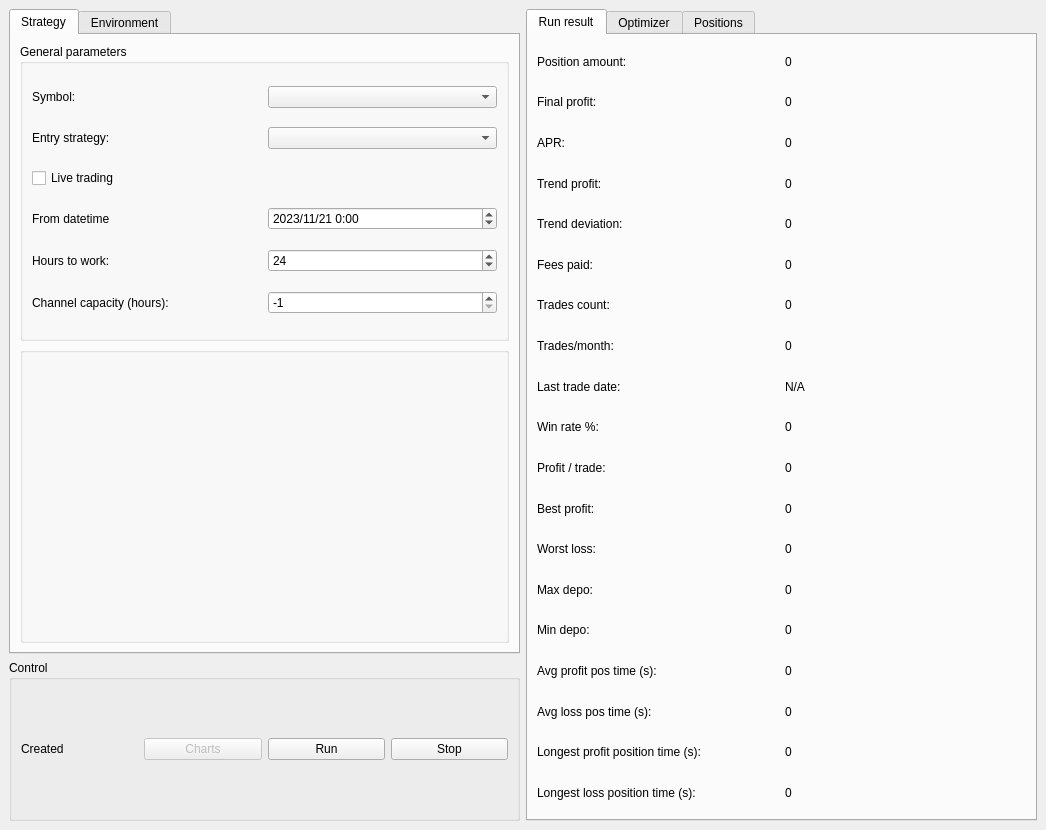
<?xml version="1.0" encoding="UTF-8"?>
<ui version="4.0">
 <class>MainWindow</class>
 <widget class="QMainWindow" name="MainWindow">
  <property name="geometry">
   <rect>
    <x>0</x>
    <y>0</y>
    <width>1046</width>
    <height>830</height>
   </rect>
  </property>
  <property name="sizePolicy">
   <sizepolicy hsizetype="Preferred" vsizetype="Preferred">
    <horstretch>0</horstretch>
    <verstretch>0</verstretch>
   </sizepolicy>
  </property>
  <property name="windowTitle">
   <string>MainWindow</string>
  </property>
  <widget class="QWidget" name="centralwidget">
   <layout class="QHBoxLayout" name="horizontalLayout" stretch="1,1">
    <item>
     <layout class="QVBoxLayout" name="verticalLayout" stretch="4,1">
      <item>
       <widget class="QTabWidget" name="tw_left">
        <property name="currentIndex">
         <number>0</number>
        </property>
        <widget class="QWidget" name="tab_strategy">
         <attribute name="title">
          <string>Strategy</string>
         </attribute>
         <layout class="QVBoxLayout" name="verticalLayout_4">
          <item>
           <widget class="QGroupBox" name="groupBox_3">
            <property name="title">
             <string>General parameters</string>
            </property>
            <property name="checkable">
             <bool>false</bool>
            </property>
            <layout class="QVBoxLayout" name="verticalLayout_3">
             <item>
              <layout class="QHBoxLayout" name="horizontalLayout_2">
               <item>
                <widget class="QLabel" name="label">
                 <property name="text">
                  <string>Symbol:</string>
                 </property>
                </widget>
               </item>
               <item>
                <widget class="QComboBox" name="cb_symbol">
                 <property name="editable">
                  <bool>false</bool>
                 </property>
                </widget>
               </item>
              </layout>
             </item>
             <item>
              <layout class="QHBoxLayout" name="horizontalLayout_5">
               <item>
                <widget class="QLabel" name="label_4">
                 <property name="text">
                  <string>Entry strategy:</string>
                 </property>
                </widget>
               </item>
               <item>
                <widget class="QComboBox" name="cb_strategy"/>
               </item>
              </layout>
             </item>
             <item>
              <widget class="QCheckBox" name="cb_live">
               <property name="text">
                <string>Live trading</string>
               </property>
              </widget>
             </item>
             <item>
              <layout class="QHBoxLayout" name="horizontalLayout_3">
               <item>
                <widget class="QLabel" name="label_2">
                 <property name="text">
                  <string>From datetime</string>
                 </property>
                </widget>
               </item>
               <item>
                <widget class="QDateTimeEdit" name="dt_from">
                 <property name="dateTime">
                  <datetime>
                   <hour>0</hour>
                   <minute>0</minute>
                   <second>0</second>
                   <year>2023</year>
                   <month>11</month>
                   <day>21</day>
                  </datetime>
                 </property>
                 <property name="date">
                  <date>
                   <year>2023</year>
                   <month>11</month>
                   <day>21</day>
                  </date>
                 </property>
                 <property name="displayFormat">
                  <string>yyyy/M/d h:mm</string>
                 </property>
                 <property name="timeSpec">
                  <enum>Qt::TimeSpec::LocalTime</enum>
                 </property>
                </widget>
               </item>
              </layout>
             </item>
             <item>
              <layout class="QHBoxLayout" name="horizontalLayout_4">
               <item>
                <widget class="QLabel" name="label_3">
                 <property name="text">
                  <string>Hours to work:</string>
                 </property>
                </widget>
               </item>
               <item>
                <widget class="QSpinBox" name="sb_work_hours">
                 <property name="minimum">
                  <number>1</number>
                 </property>
                 <property name="maximum">
                  <number>9000</number>
                 </property>
                 <property name="value">
                  <number>24</number>
                 </property>
                </widget>
               </item>
              </layout>
             </item>
             <item>
              <layout class="QHBoxLayout" name="horizontalLayout_19">
               <item>
                <widget class="QLabel" name="label_17">
                 <property name="text">
                  <string>Channel capacity (hours):</string>
                 </property>
                </widget>
               </item>
               <item>
                <widget class="QSpinBox" name="sb_channel_capacity_h">
                 <property name="minimum">
                  <number>-1</number>
                 </property>
                 <property name="maximum">
                  <number>200</number>
                 </property>
                 <property name="singleStep">
                  <number>1</number>
                 </property>
                 <property name="value">
                  <number>-1</number>
                 </property>
                </widget>
               </item>
              </layout>
             </item>
            </layout>
           </widget>
          </item>
          <item>
           <widget class="StrategyParametersWidget" name="wt_entry_params">
            <layout class="QVBoxLayout" name="lo_entry_params"/>
           </widget>
          </item>
         </layout>
        </widget>
        <widget class="QWidget" name="tab_environment">
         <attribute name="title">
          <string>Environment</string>
         </attribute>
         <layout class="QVBoxLayout" name="verticalLayout_environment">
          <item>
           <layout class="QHBoxLayout" name="horizontalLayout_playback_mode">
            <item>
             <widget class="QLabel" name="lb_playback_mode">
              <property name="text">
               <string>Playback mode:</string>
              </property>
             </widget>
            </item>
            <item>
             <widget class="QComboBox" name="cb_playback_mode">
              <item>
               <property name="text">
                <string>Rapid</string>
               </property>
              </item>
              <item>
               <property name="text">
                <string>Playback</string>
               </property>
              </item>
              <item>
               <property name="text">
                <string>Step</string>
               </property>
              </item>
             </widget>
            </item>
           </layout>
          </item>
          <item>
           <layout class="QHBoxLayout" name="horizontalLayout_playback_delta">
            <item>
             <widget class="QLabel" name="lb_playback_delta">
              <property name="text">
               <string>Delta window (minutes):</string>
              </property>
             </widget>
            </item>
            <item>
             <widget class="QSpinBox" name="sb_playback_delta_min">
              <property name="minimum">
               <number>1</number>
              </property>
              <property name="maximum">
               <number>10080</number>
              </property>
              <property name="value">
               <number>1</number>
              </property>
             </widget>
            </item>
           </layout>
          </item>
          <item>
           <widget class="QPushButton" name="pb_step">
            <property name="text">
             <string>Step</string>
            </property>
           </widget>
          </item>
          <item>
           <spacer name="verticalSpacer_environment">
            <property name="orientation">
             <enum>Qt::Orientation::Vertical</enum>
            </property>
            <property name="sizeHint" stdset="0">
             <size>
              <width>20</width>
              <height>40</height>
             </size>
            </property>
           </spacer>
          </item>
         </layout>
        </widget>
       </widget>
      </item>
      <item>
       <widget class="QGroupBox" name="gb_control">
        <property name="title">
         <string>Control</string>
        </property>
        <layout class="QVBoxLayout" name="verticalLayout_8" stretch="3">
         <item>
          <layout class="QHBoxLayout" name="horizontalLayout_7">
           <item>
            <widget class="QLabel" name="lb_work_status">
             <property name="text">
              <string>Created</string>
             </property>
            </widget>
           </item>
           <item>
            <widget class="QPushButton" name="pb_charts">
             <property name="enabled">
              <bool>false</bool>
             </property>
             <property name="text">
              <string>Charts</string>
             </property>
            </widget>
           </item>
           <item>
            <widget class="QPushButton" name="pb_run">
             <property name="text">
              <string>Run</string>
             </property>
            </widget>
           </item>
           <item>
            <widget class="QPushButton" name="pb_stop">
             <property name="text">
              <string>Stop</string>
             </property>
            </widget>
           </item>
          </layout>
         </item>
        </layout>
       </widget>
      </item>
     </layout>
    </item>
    <item>
     <widget class="QTabWidget" name="tabWidget">
      <property name="currentIndex">
       <number>0</number>
      </property>
      <widget class="QWidget" name="tab">
       <attribute name="title">
        <string>Run result</string>
       </attribute>
       <layout class="QVBoxLayout" name="verticalLayout_5">
        <item>
         <layout class="QHBoxLayout" name="horizontalLayout_8">
          <item>
           <widget class="QLabel" name="label_6">
            <property name="text">
             <string>Position amount:</string>
            </property>
           </widget>
          </item>
          <item>
           <widget class="QLabel" name="lb_position_amount">
            <property name="text">
             <string>0</string>
            </property>
           </widget>
          </item>
         </layout>
        </item>
        <item>
         <layout class="QHBoxLayout" name="horizontalLayout_9">
          <item>
           <widget class="QLabel" name="label_7">
            <property name="text">
             <string>Final profit:</string>
            </property>
           </widget>
          </item>
          <item>
           <widget class="QLabel" name="lb_final_profit">
            <property name="text">
             <string>0</string>
            </property>
           </widget>
          </item>
         </layout>
        </item>
        <item>
         <layout class="QHBoxLayout" name="horizontalLayout_27">
          <item>
           <widget class="QLabel" name="label_25">
            <property name="text">
             <string>APR:</string>
            </property>
           </widget>
          </item>
          <item>
           <widget class="QLabel" name="lb_apr">
            <property name="text">
             <string>0</string>
            </property>
           </widget>
          </item>
         </layout>
        </item>
        <item>
         <layout class="QHBoxLayout" name="horizontalLayout_25">
          <item>
           <widget class="QLabel" name="label_23">
            <property name="text">
             <string>Trend profit:</string>
            </property>
           </widget>
          </item>
          <item>
           <widget class="QLabel" name="lb_trend_profit">
            <property name="text">
             <string>0</string>
            </property>
           </widget>
          </item>
         </layout>
        </item>
        <item>
         <layout class="QHBoxLayout" name="horizontalLayout_26">
          <item>
           <widget class="QLabel" name="label_24">
            <property name="text">
             <string>Trend deviation:</string>
            </property>
           </widget>
          </item>
          <item>
           <widget class="QLabel" name="lb_trend_deviation">
            <property name="text">
             <string>0</string>
            </property>
           </widget>
          </item>
         </layout>
        </item>
        <item>
         <layout class="QHBoxLayout" name="horizontalLayout_11">
          <item>
           <widget class="QLabel" name="label_9">
            <property name="text">
             <string>Fees paid:</string>
            </property>
           </widget>
          </item>
          <item>
           <widget class="QLabel" name="lb_fees_paid">
            <property name="text">
             <string>0</string>
            </property>
           </widget>
          </item>
         </layout>
        </item>
        <item>
         <layout class="QHBoxLayout" name="horizontalLayout_10">
          <item>
           <widget class="QLabel" name="label_8">
            <property name="text">
             <string>Trades count:</string>
            </property>
           </widget>
          </item>
          <item>
           <widget class="QLabel" name="lb_trades_count">
            <property name="text">
             <string>0</string>
            </property>
           </widget>
          </item>
         </layout>
        </item>
        <item>
         <layout class="QHBoxLayout" name="horizontalLayout_28">
          <item>
           <widget class="QLabel" name="label_26">
            <property name="text">
             <string>Trades/month:</string>
            </property>
           </widget>
          </item>
          <item>
           <widget class="QLabel" name="lb_trades_per_month">
            <property name="text">
             <string>0</string>
            </property>
           </widget>
          </item>
         </layout>
        </item>
        <item>
         <layout class="QHBoxLayout" name="horizontalLayout_22">
          <item>
           <widget class="QLabel" name="label_20">
            <property name="text">
             <string>Last trade date: </string>
            </property>
           </widget>
          </item>
          <item>
           <widget class="QLabel" name="lb_trade_date">
            <property name="text">
             <string>N/A</string>
            </property>
           </widget>
          </item>
         </layout>
        </item>
        <item>
         <layout class="QHBoxLayout" name="horizontalLayout_21">
          <item>
           <widget class="QLabel" name="label_18">
            <property name="text">
             <string>Win rate %:</string>
            </property>
           </widget>
          </item>
          <item>
           <widget class="QLabel" name="lb_win_rate">
            <property name="text">
             <string>0</string>
            </property>
           </widget>
          </item>
         </layout>
        </item>
        <item>
         <layout class="QHBoxLayout" name="horizontalLayout_12">
          <item>
           <widget class="QLabel" name="label_10">
            <property name="text">
             <string>Profit / trade:</string>
            </property>
           </widget>
          </item>
          <item>
           <widget class="QLabel" name="lb_profit_per_trade">
            <property name="text">
             <string>0</string>
            </property>
           </widget>
          </item>
         </layout>
        </item>
        <item>
         <layout class="QHBoxLayout" name="horizontalLayout_13">
          <item>
           <widget class="QLabel" name="label_11">
            <property name="text">
             <string>Best profit:</string>
            </property>
           </widget>
          </item>
          <item>
           <widget class="QLabel" name="lb_best_profit">
            <property name="text">
             <string>0</string>
            </property>
           </widget>
          </item>
         </layout>
        </item>
        <item>
         <layout class="QHBoxLayout" name="horizontalLayout_14">
          <item>
           <widget class="QLabel" name="label_12">
            <property name="text">
             <string>Worst loss:</string>
            </property>
           </widget>
          </item>
          <item>
           <widget class="QLabel" name="lb_worst_loss">
            <property name="text">
             <string>0</string>
            </property>
           </widget>
          </item>
         </layout>
        </item>
        <item>
         <layout class="QHBoxLayout" name="horizontalLayout_15">
          <item>
           <widget class="QLabel" name="label_13">
            <property name="text">
             <string>Max depo:</string>
            </property>
           </widget>
          </item>
          <item>
           <widget class="QLabel" name="lb_max_depo">
            <property name="text">
             <string>0</string>
            </property>
           </widget>
          </item>
         </layout>
        </item>
        <item>
         <layout class="QHBoxLayout" name="horizontalLayout_16">
          <item>
           <widget class="QLabel" name="label_14">
            <property name="text">
             <string>Min depo:</string>
            </property>
           </widget>
          </item>
          <item>
           <widget class="QLabel" name="lb_min_depo">
            <property name="text">
             <string>0</string>
            </property>
           </widget>
          </item>
         </layout>
        </item>
        <item>
         <layout class="QHBoxLayout" name="horizontalLayout_23">
          <item>
           <widget class="QLabel" name="label_21">
            <property name="text">
             <string>Avg profit pos time (s): </string>
            </property>
           </widget>
          </item>
          <item>
           <widget class="QLabel" name="lb_avg_profit_pos_time">
            <property name="text">
             <string>0</string>
            </property>
           </widget>
          </item>
         </layout>
        </item>
        <item>
         <layout class="QHBoxLayout" name="horizontalLayout_24">
          <item>
           <widget class="QLabel" name="label_22">
            <property name="text">
             <string>Avg loss pos time (s): </string>
            </property>
           </widget>
          </item>
          <item>
           <widget class="QLabel" name="lb_avg_loss_pos_time">
            <property name="text">
             <string>0</string>
            </property>
           </widget>
          </item>
         </layout>
        </item>
        <item>
         <layout class="QHBoxLayout" name="horizontalLayout_17">
          <item>
           <widget class="QLabel" name="label_15">
            <property name="text">
             <string>Longest profit position time (s):</string>
            </property>
           </widget>
          </item>
          <item>
           <widget class="QLabel" name="lb_longest_profit_pos">
            <property name="text">
             <string>0</string>
            </property>
           </widget>
          </item>
         </layout>
        </item>
        <item>
         <layout class="QHBoxLayout" name="horizontalLayout_18">
          <item>
           <widget class="QLabel" name="label_16">
            <property name="text">
             <string>Longest loss position time (s):</string>
            </property>
           </widget>
          </item>
          <item>
           <widget class="QLabel" name="lb_longest_loss_pos">
            <property name="text">
             <string>0</string>
            </property>
           </widget>
          </item>
         </layout>
        </item>
       </layout>
      </widget>
      <widget class="QWidget" name="tab_2">
       <attribute name="title">
        <string>Optimizer</string>
       </attribute>
       <layout class="QVBoxLayout" name="verticalLayout_6">
        <item>
         <widget class="OptimizerParametersWidget" name="wt_optimizer_parameters" native="true">
          <property name="minimumSize">
           <size>
            <width>0</width>
            <height>0</height>
           </size>
          </property>
         </widget>
        </item>
        <item>
         <layout class="QHBoxLayout" name="horizontalLayout_20">
          <item>
           <widget class="QLabel" name="label_19">
            <property name="text">
             <string>Threads:</string>
            </property>
           </widget>
          </item>
          <item>
           <widget class="QSpinBox" name="sb_optimizer_threads">
            <property name="minimum">
             <number>1</number>
            </property>
            <property name="maximum">
             <number>19</number>
            </property>
            <property name="value">
             <number>10</number>
            </property>
           </widget>
          </item>
         </layout>
        </item>
        <item>
         <widget class="QPushButton" name="pb_optimize">
          <property name="text">
           <string>Optimize</string>
          </property>
         </widget>
        </item>
        <item>
         <spacer name="verticalSpacer">
          <property name="orientation">
           <enum>Qt::Orientation::Vertical</enum>
          </property>
          <property name="sizeHint" stdset="0">
           <size>
            <width>20</width>
            <height>651</height>
           </size>
          </property>
         </spacer>
        </item>
       </layout>
      </widget>
      <widget class="QWidget" name="tab_positions">
       <attribute name="title">
        <string>Positions</string>
       </attribute>
       <layout class="QVBoxLayout" name="verticalLayout_7">
        <item>
         <widget class="QScrollArea" name="sa_positions">
          <property name="widgetResizable">
           <bool>true</bool>
          </property>
          <widget class="QWidget" name="scrollAreaWidgetContents">
           <property name="geometry">
            <rect>
             <x>0</x>
             <y>0</y>
             <width>487</width>
             <height>759</height>
            </rect>
           </property>
          </widget>
         </widget>
        </item>
       </layout>
      </widget>
     </widget>
    </item>
   </layout>
  </widget>
 </widget>
 <customwidgets>
  <customwidget>
   <class>StrategyParametersWidget</class>
   <extends>QGroupBox</extends>
   <header>StrategyParametersWidget.h</header>
   <container>1</container>
  </customwidget>
  <customwidget>
   <class>OptimizerParametersWidget</class>
   <extends>QWidget</extends>
   <header>OptimizerParamsWidget.h</header>
   <container>1</container>
  </customwidget>
 </customwidgets>
 <resources/>
 <connections/>
</ui>
